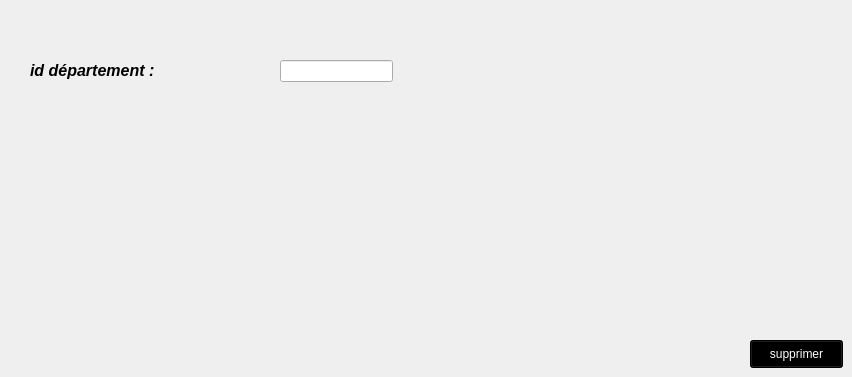
      <widget class="QWidget" name="tab_9">
       <attribute name="title">
        <string>supprimer produit</string>
       </attribute>
       <widget class="QLabel" name="label_15">
        <property name="geometry">
         <rect>
          <x>30</x>
          <y>40</y>
          <width>191</width>
          <height>61</height>
         </rect>
        </property>
        <property name="text">
         <string>&lt;html&gt;&lt;head/&gt;&lt;body&gt;&lt;p&gt;&lt;span style=&quot; font-size:12pt; font-weight:600; font-style:italic;&quot;&gt;id département :&lt;/span&gt;&lt;/p&gt;&lt;/body&gt;&lt;/html&gt;</string>
        </property>
       </widget>
       <widget class="QLineEdit" name="id_produit_supp">
        <property name="geometry">
         <rect>
          <x>280</x>
          <y>60</y>
          <width>113</width>
          <height>22</height>
         </rect>
        </property>
        <property name="styleSheet">
         <string notr="true"/>
        </property>
       </widget>
       <widget class="QPushButton" name="pb_supp_produit">
        <property name="geometry">
         <rect>
          <x>750</x>
          <y>340</y>
          <width>93</width>
          <height>28</height>
         </rect>
        </property>
        <property name="styleSheet">
         <string notr="true">background-color:rgb(0, 0, 0);color:rgb(255, 255, 255)</string>
        </property>
        <property name="text">
         <string>supprimer</string>
        </property>
       </widget>
      </widget>
